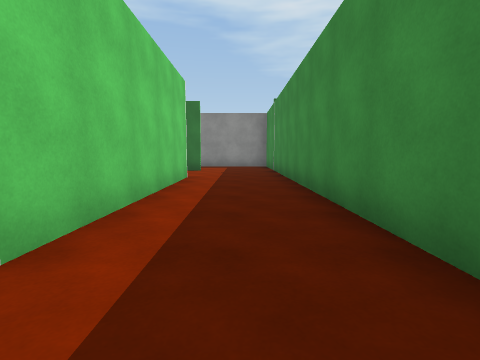
View 1 (above)

24 first-person views from a walk through a scene from a Unity 3-D project. The camera is 1.2 m above the floor, tilts 6° down and sees 85° across. The floor is counted in squares, 2 m on a side. Each view is taken from the middle of a square. On the plan, view 1 faces up. The plan holds only what a view shows up to about 9 squares ahead; the rest is blank. The place goes on beyond the plan. The player character is not drawn. Surface patterns are stand-ins for the level's own textures.

View 2
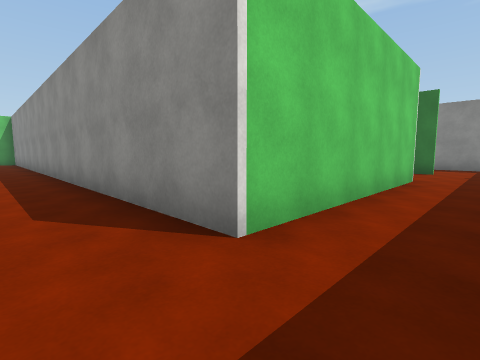

View 3
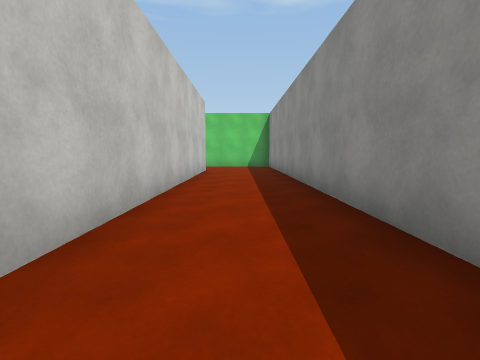

View 4
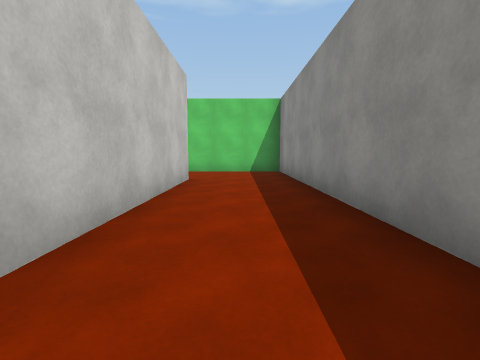

View 5
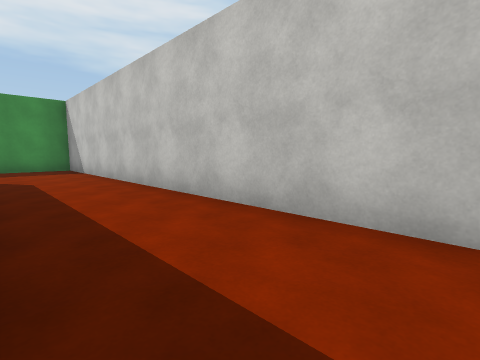

View 6
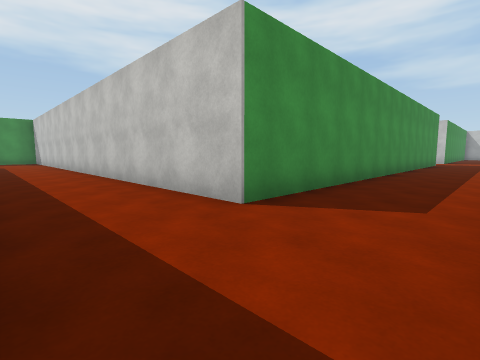

View 7
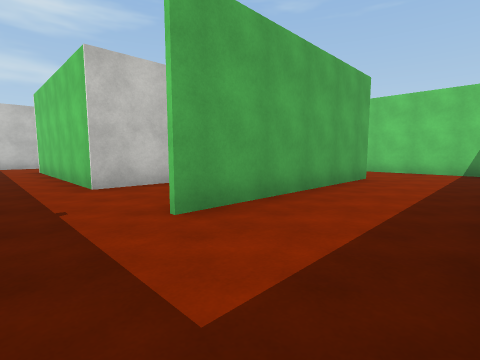

View 8
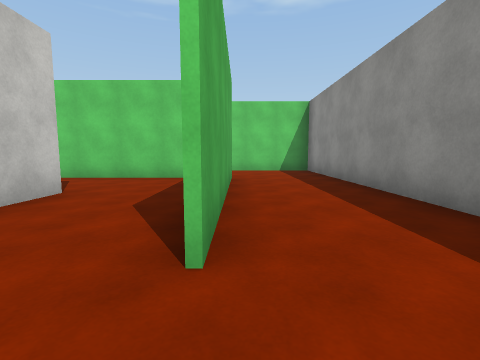

View 9
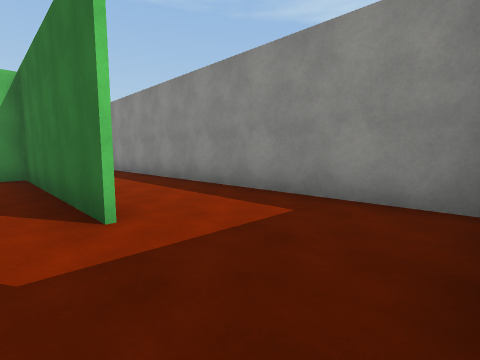

View 10
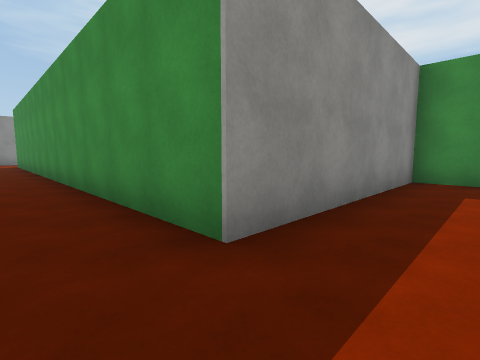

View 11
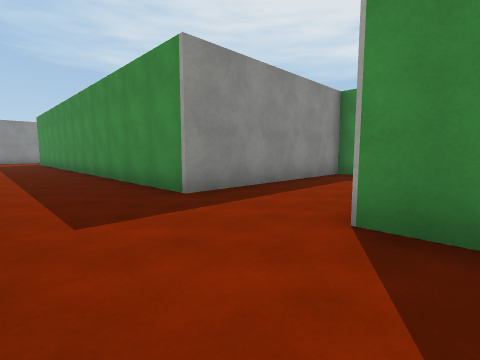

View 12
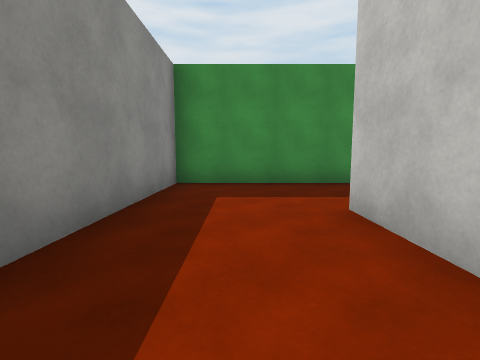

View 13
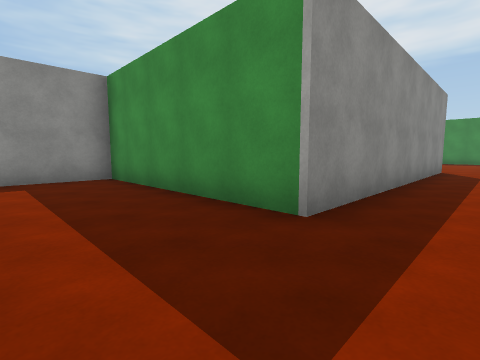

View 14
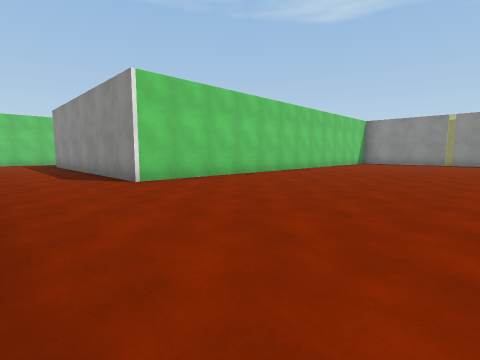

View 15
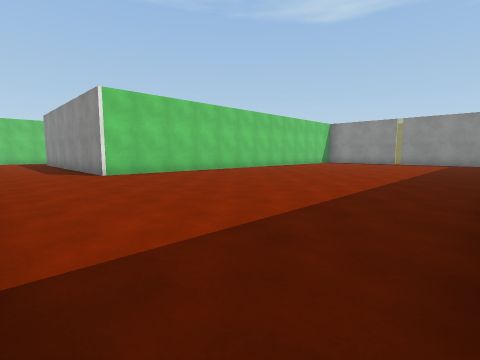

View 16
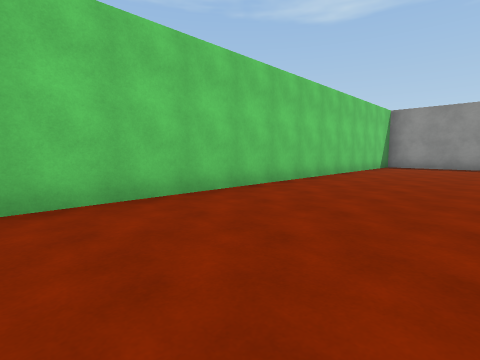

View 17
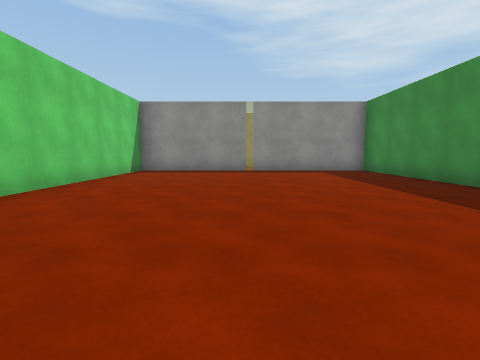

View 18
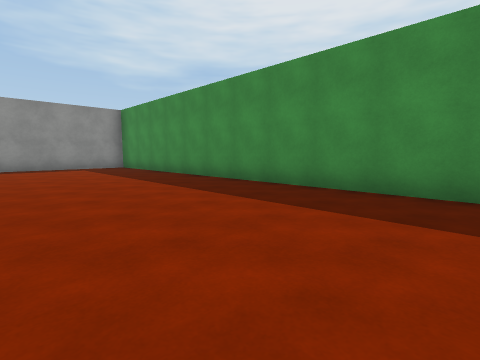

View 19
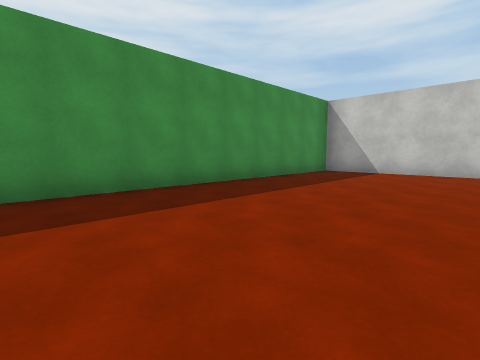

View 20
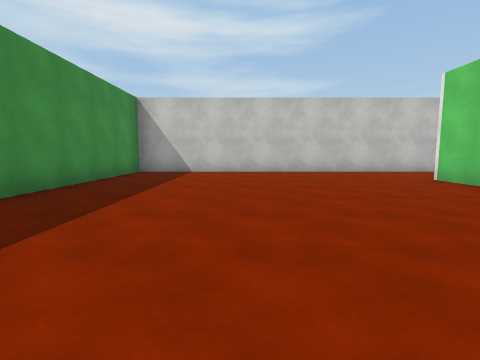

View 21
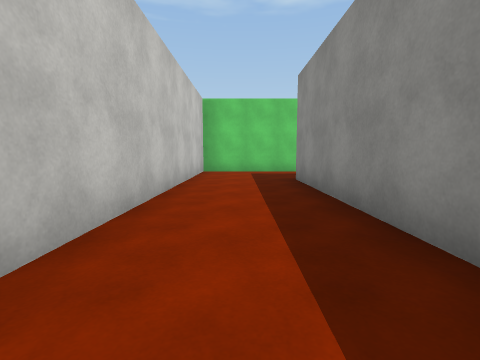

View 22
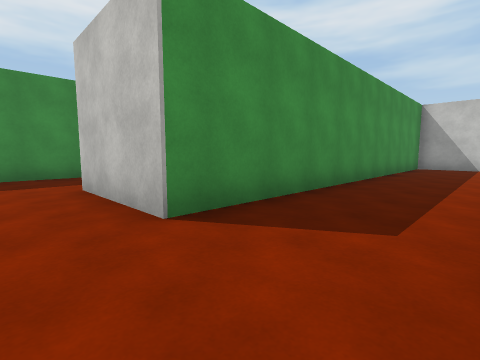

View 23
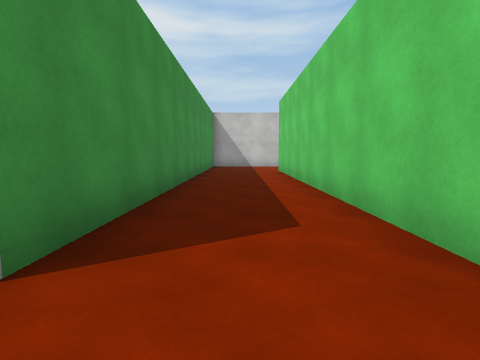

View 24
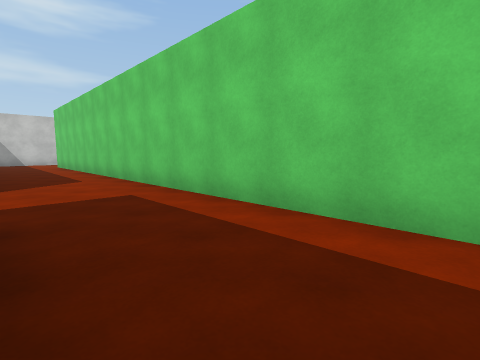

### Floor plan
Points are (right, up) in squares from view 1. A wall is a line through its corners. A room is listed if a view was taken in it or the views show most of it. See-through windows are left out.
Room 1 (views 1, 2, 3, 4, 5, 6, 7, 8, 9)
walls: (-3.9, 6.3) (-1.3, 6.3) (-1.3, 1.3) (-16.3, 1.3) (-16.3, -1.6); (-6.4, 8.8) (-1.2, 8.8); (-1.2, 8.7) (-3.5, 8.7); (-13.9, -3.4) (-13.9, -1.2) (1.1, -1.2) (1.1, 9.1); (0.9, 11.3) (-8.7, 11.3) (-8.7, 7.9)
ways out: opening at (-14.5, -3) to room 2; opening at (-2.5, 7.5)
Room 2 (views 10, 11, 12, 13, 14, 15, 16, 17, 18, 19, 20, 21, 22, 23, 24)
walls: (-11.3, -18.1) (-11.3, -21.2) (6.1, -21.2) (6.1, -6.2) (-1.3, -6.2) (-1.3, -18.7) (-8.9, -18.7) (-8.9, -13.7) (-13.9, -13.7) (-13.9, -3.4); (-16.3, -11) (-16.3, -23.6); (-13.9, -25.8) (-13.9, -16.2) (-11.2, -16.2); (-15.5, -26.2) (-14.2, -26.2)
ways out: opening at (-14.5, -3) to room 1

Positions as (right, up) in squares from view 1, and headings:
1: (0, 0), facing up
2: (0, 0), facing up-left
3: (-5, 0), facing left
4: (-8, 0), facing left
5: (-9, 1), facing down-right
6: (-16, 1), facing down-right
7: (0, 11), facing down-left
8: (0, 9), facing left
9: (1, 8), facing up-left
10: (-15, -15), facing up-right
11: (-16, -17), facing up-right
12: (-14, -15), facing right
13: (-11, -20), facing up-right
14: (4, -21), facing up-left
15: (6, -21), facing up-left
16: (2, -18), facing up-left
17: (2, -15), facing up
18: (2, -17), facing up-right
19: (2, -13), facing down-right
20: (3, -13), facing down
21: (-3, -20), facing left
22: (-16, -15), facing down-right
23: (-15, -15), facing down
24: (-14, -11), facing down-left
